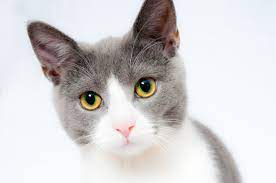
#> input picture Code1/cat.jpg, 276 x 183 px, found by its file name
$ jupyter execute --allow-errors DIP2MamunSir.ipynb
#> lines starting #> are read from the running program, lines starting #| are printed output that depends on the picture
[cell 1]
"""
A.S.M. Shahria
1603067
"""

[cell 2]
import cv2 as cv
import numpy as np
from google.colab.patches import cv2_imshow
import matplotlib.pyplot as plt
from matplotlib import style

[cell 3]
#Code 3
#read an image
img = cv.imread("/content/drive/MyDrive/Colab Notebooks/cat.jpg")
#> img is the input picture: shape (183, 276, 3); mean B, G, R 209.6, 208.1, 211.2

#Convert into grayscale image
img = cv.cvtColor(img, cv.COLOR_BGR2GRAY)
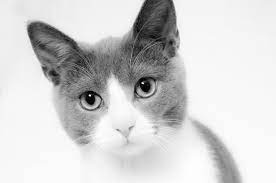
#> img: shape (183, 276); min 0, max 255, mean 209.1
#cv2_imshow(img)
dim = img.shape
#> dim = (183, 276)
blank = np.zeros((dim[0]+2, dim[1]+2), dtype='uint8')
for i in range(dim[0]):
  for j in range(dim[1]):
    blank[i+1][j+1] = img[i][j]
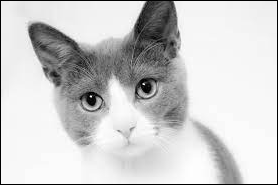
#> blank: shape (185, 278); min 0, max 255, mean 205.4

cv2_imshow(blank)

[cell 4]
#Edge detection using Sobel Operator (threshold = 400)
sobel = blank.copy()

sobelx = [[-1, -2, -1],
          [0, 0, 0],
          [1, 2, 1]]
sobely = [[-1, 0, 1],
          [-2, 0, 2],
          [-1, 0, 1]]
k = 70
for i in range(0, dim[0]-2):
  for j in range(0, dim[1]-2):
    gx = 0
    gy = 0
    for m in range(3):
      for n in range(3):
        gx = gx + sobel[i+m][j+n]*sobelx[m][n]
        gy = gy + sobel[i+m][j+n]*sobely[m][n]
    g = np.sqrt(gx*gx+gy*gy)
    if g<k:
      sobel[i][j] = 0
    else:
      sobel[i][j] = 255
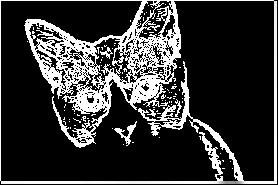
#> sobel: shape (185, 278); min 0, max 255, mean 54.1

cv2_imshow(sobel)

[cell 5]
#Edge detection using Prewitt Operator (threshold = 300)
prewitt = blank.copy()

px = [[-1, -1, -1],
      [0, 0, 0],
      [1, 1, 1]]
py = [[-1, 0, 1],
      [-1, 0, 1],
      [-1, 0, 1]]
k = 40
for i in range(0, dim[0]-2):
  for j in range(0, dim[1]-2):
    gx = 0
    gy = 0
    for m in range(3):
      for n in range(3):
        gx = gx + prewitt[i+m][j+n]*px[m][n]
        gy = gy + prewitt[i+m][j+n]*py[m][n]
    g = np.sqrt(gx*gx+gy*gy)
    if g<k:
      prewitt[i][j] = 0
    else:
      prewitt[i][j] = 255
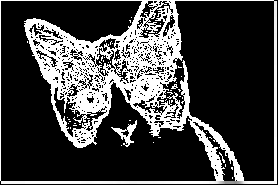
#> prewitt: shape (185, 278); min 0, max 255, mean 65.2
cv2_imshow(prewitt)

[cell 6]
#Edge detection using Positive Laplacian Operator (threshold = 100)
lap = blank.copy()

positive = [[0, 1, 0],
      [1, -4, 1],
      [0, 1, 0]]
negative = [[0, -1, 0],
      [-1, 4, -1],
      [0, -1, 0]]
k = 20

for i in range(0, dim[0]-2):
  for j in range(0, dim[1]-2):
    gx = 0
    gy = 0
    for m in range(3):
      for n in range(3):
        gx = gx + lap[i+m][j+n]*positive[m][n]
        gy = gy + lap[i+m][j+n]*negative[m][n]
    g = gx - gy

    if g<k:
      lap[i][j] = 0
    else:
      lap[i][j] = 255
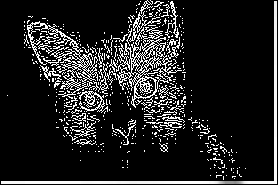
#> lap: shape (185, 278); min 0, max 255, mean 34.8
#> (the rest of this cell did not finish here and is left out)

[cell 7]
plt.figure(figsize = (15, 7))
canny = cv.Canny(blank,100,200)
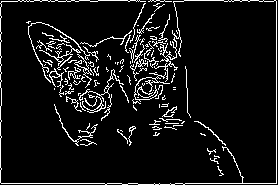
#> canny: shape (185, 278); 7.9% white in thin lines or dots
plt.subplot(221),plt.imshow(sobel,cmap = 'gray')
plt.title('Sobel'), plt.xticks([]), plt.yticks([])
plt.subplot(222),plt.imshow(prewitt,cmap = 'gray')
plt.title('prewitt'), plt.xticks([]), plt.yticks([])
plt.subplot(223),plt.imshow(lap,cmap = 'gray')
plt.title('lap'), plt.xticks([]), plt.yticks([])
plt.subplot(224),plt.imshow(canny,cmap = 'gray')
plt.title('canny'), plt.xticks([]), plt.yticks([])
plt.show()
